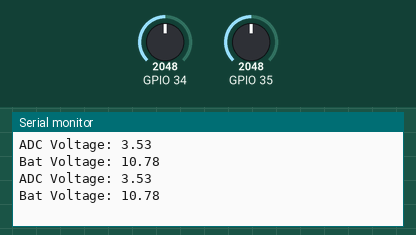
A sketch run on a simulated ESP32. Parts: the last lines printed to the serial monitor. The test bench sets the inputs (shaded band); at power-on: GPIO 34 = 2048, GPIO 35 = 2048.

Above: at 2.8 s.
2.9 s: GPIO 34 set to 2866
At 5.0 s:
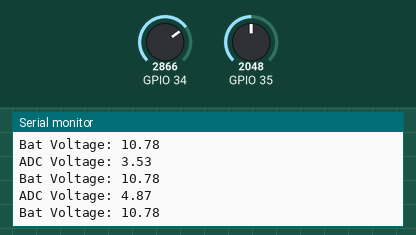
5.6 s: GPIO 35 set to 2866
At 6.6 s:
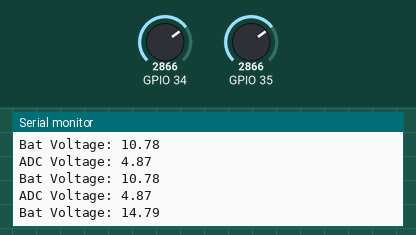
8.3 s: GPIO 34 set to 3603
At 10.8 s:
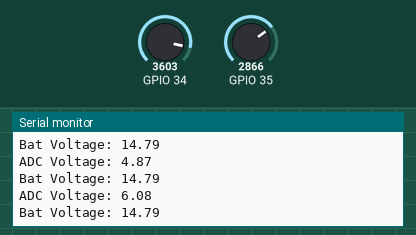
11.0 s: GPIO 35 set to 3603
At 12.4 s:
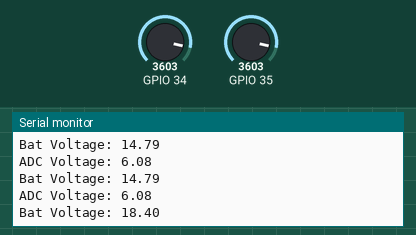
Timing chart, 0 to 14.0 s (numbered marks = the images above; inputs shaded):
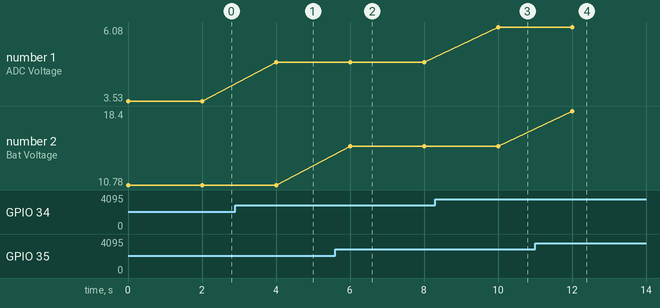

The sketch:

voltValue.ino
```cpp
float voltBat; //35
int iVoltBat; //35

void setup() {
  Serial.begin(115200);
}

void loop() {
  // 센서에서 값 읽기:
  iVoltBat = analogRead(34);
  // AD 컨버터 값을 사용하여 전압 예측:
  voltBat = 0.00164 * iVoltBat + 0.1723;
  Serial.print("ADC Voltage: ");
  Serial.println(voltBat);

  // 센서에서 값 읽기:
  iVoltBat = analogRead(35);
  // AD 컨버터 값을 사용하여 전압 예측:
  voltBat = 0.0049 * iVoltBat + 0.7452;
  Serial.print("Bat Voltage: ");
  Serial.println(voltBat);

  delay(2000);
}
```

Measured:
- after the input at 2.9 s, the serial monitor: prints a new line after 1.1 s (image 1)
- after the input at 5.6 s, the serial monitor: prints a new line after 0.40 s (image 2)
- after the input at 8.3 s, the serial monitor: prints a new line after 1.7 s (image 3)
- after the input at 11.0 s, the serial monitor: prints a new line after 1.0 s (image 4)
- plotted number 1: 3.53 → 4.87 after the input at 2.9 s, 4.87 → 6.08 after the input at 8.3 s
- plotted number 2: 10.78 → 14.79 after the input at 5.6 s, 14.79 → 18.4 after the input at 11.0 s
